Frame 1 (no input): blank canvas, image omitted
Frame 60 (no input): blank canvas, image omitted
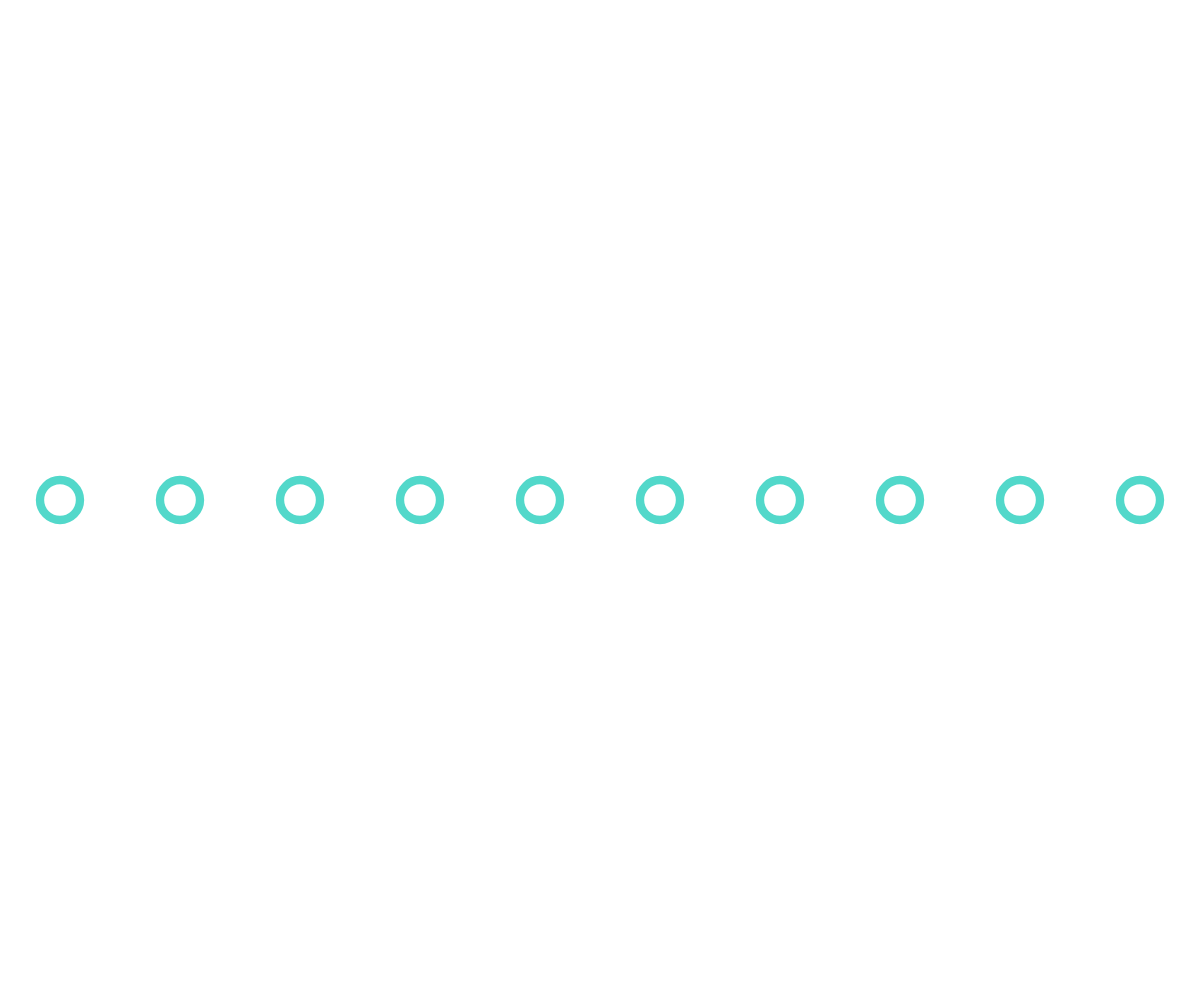
Frame 120 (the mouse pressed at the canvas centre since frame 60)

The p5.js sketch whose frames 1 and 60 were blank and that drew this single picture after the mouse press (run headless with seeded random() and noise() and a simulated clock; from frame 60 on, the mouse is pressed at the canvas centre):

// p5.js sketch
// ── sketch.js

// Academy of Art University
// WNM 498 Generative Art & Creative Code
//
// Ryan Berkey
// ryan@rybotron.com

var tileCount = 10,
	circleAlpha,
	circleColor;


function setup(){
	createCanvas( windowWidth, windowHeight );
	circleRGBA = color(10, 200, 180, 180);
}

function draw() {

	background(255);
	translate( width / tileCount / 2,  0 );

	for ( var gridX = 0; gridX < tileCount; gridX++ ) {

		var radius = mouseX / 15;
		var posX = width / tileCount * gridX;
		var posY = height / 2;

		noFill();
		stroke( circleRGBA, circleRGBA[3] );
		strokeWeight( mouseY / 60 );
		ellipse( posX, posY, radius, radius);

		// fill(0);
		// noStroke();
		// text( "x: " + floor(posX) + " y: " + floor(posY), posX, posY );
	}
}
